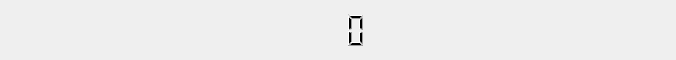
<?xml version="1.0" encoding="UTF-8"?>
<ui version="4.0">
 <class>PanelWidget</class>
 <widget class="QWidget" name="PanelWidget">
  <property name="geometry">
   <rect>
    <x>0</x>
    <y>0</y>
    <width>676</width>
    <height>60</height>
   </rect>
  </property>
  <property name="minimumSize">
   <size>
    <width>0</width>
    <height>60</height>
   </size>
  </property>
  <property name="maximumSize">
   <size>
    <width>16777215</width>
    <height>60</height>
   </size>
  </property>
  <property name="windowTitle">
   <string>Form</string>
  </property>
  <layout class="QHBoxLayout" name="horizontalLayout">
   <item>
    <widget class="QLabel" name="lblColor">
     <property name="font">
      <font>
       <family>微软雅黑</family>
       <pointsize>14</pointsize>
      </font>
     </property>
     <property name="text">
      <string/>
     </property>
    </widget>
   </item>
   <item>
    <spacer name="horizontalSpacer_3">
     <property name="orientation">
      <enum>Qt::Horizontal</enum>
     </property>
     <property name="sizeHint" stdset="0">
      <size>
       <width>40</width>
       <height>20</height>
      </size>
     </property>
    </spacer>
   </item>
   <item>
    <widget class="QLCDNumber" name="lcdNumber">
     <property name="sizePolicy">
      <sizepolicy hsizetype="Preferred" vsizetype="Minimum">
       <horstretch>0</horstretch>
       <verstretch>0</verstretch>
      </sizepolicy>
     </property>
     <property name="minimumSize">
      <size>
       <width>150</width>
       <height>0</height>
      </size>
     </property>
     <property name="font">
      <font>
       <pointsize>30</pointsize>
       <weight>75</weight>
       <bold>true</bold>
      </font>
     </property>
     <property name="layoutDirection">
      <enum>Qt::LeftToRight</enum>
     </property>
     <property name="frameShape">
      <enum>QFrame::NoFrame</enum>
     </property>
     <property name="digitCount">
      <number>3</number>
     </property>
    </widget>
   </item>
   <item>
    <spacer name="horizontalSpacer">
     <property name="orientation">
      <enum>Qt::Horizontal</enum>
     </property>
     <property name="sizeHint" stdset="0">
      <size>
       <width>40</width>
       <height>20</height>
      </size>
     </property>
    </spacer>
   </item>
   <item>
    <widget class="QLabel" name="lblTurn">
     <property name="sizePolicy">
      <sizepolicy hsizetype="Preferred" vsizetype="Preferred">
       <horstretch>0</horstretch>
       <verstretch>0</verstretch>
      </sizepolicy>
     </property>
     <property name="font">
      <font>
       <family>微软雅黑</family>
       <pointsize>14</pointsize>
      </font>
     </property>
     <property name="text">
      <string/>
     </property>
    </widget>
   </item>
  </layout>
 </widget>
 <resources/>
 <connections/>
</ui>
